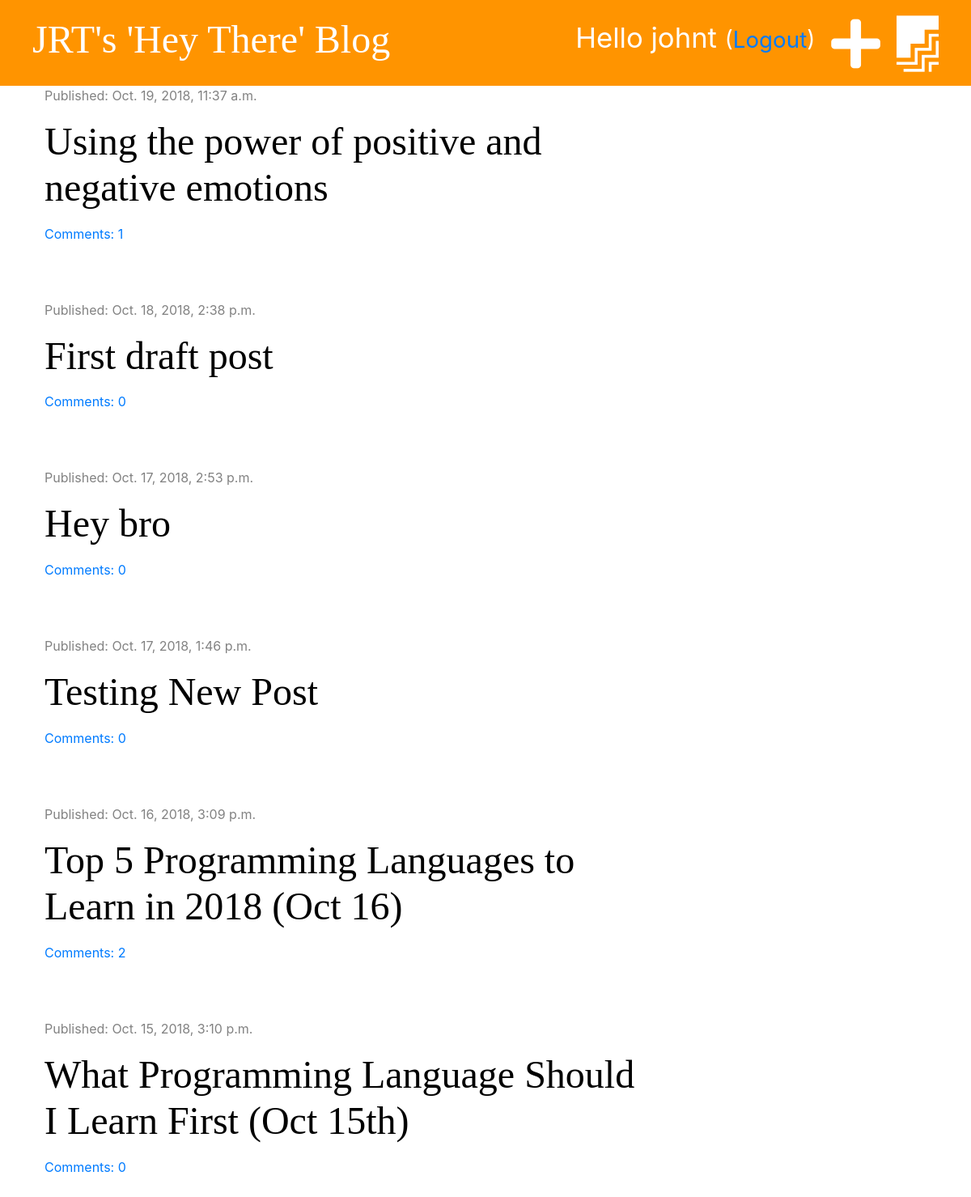
The app's page / (signed in) with its own data.
### blog/models.py (models this page shows, shortened)
class Post(models.Model):
    author = models.ForeignKey('auth.User', on_delete=models.CASCADE)
    title = models.CharField(max_length=200)
    text = models.TextField()
    created_date = models.DateTimeField(default=timezone.now)
    published_date = models.DateTimeField(blank=True, null=True)
    def approved_comments(self):
        return self.comments.filter(approved=True)

### blog/views.py (the view)
# urls.py: path('', views.post_list, name='post_list'),
def post_list(request):
    posts = Post.objects.filter(published_date__lte=timezone.now()).order_by('-published_date')
    stuff_for_front_end = {'posts': posts}
    return render(request, 'blog/post_list.html', stuff_for_front_end)

### blog/templatetags/markdownify.py (called while the page is built)
@register.filter
def markdown(value):
    renderer = HighlightRenderer()
    markdown = mistune.Markdown(renderer=renderer)
    return markdown(value)

### blog/templates/blog/post_list.html (shortened to what this page needs)
{% extends 'blog/base.html' %}
{% load markdownify %}
{% block content %}
    {% for post in posts %}
        <div class="post">
            <div class="date">
                <p>Published: {{ post.published_date }}</p>
            </div>
            <h1><a href="{% url 'post_detail' pk=post.pk %}">{{ post.title }}</a></h1>
            <a href="{% url 'post_detail' pk=post.pk %}">Comments: {{ post.approved_comments.count }}</a>
        </div>
    {% endfor %}
{% endblock %}

### blog/templates/blog/base.html (shortened to what this page needs)
{% load staticfiles %}
<html>
<head>
    <link rel="stylesheet" href="https://stackpath.bootstrapcdn.com/bootstrap/4.1.3/css/bootstrap.min.css">
    <link rel="stylesheet" href="{% static 'css/blog.css' %}">
    <link rel="stylesheet" href="https://use.fontawesome.com/releases/v5.4.1/css/all.css">
    <link rel="stylesheet" href="{% static 'css/zenburn.css' %}">
</head>
<body>
<div class="page-header">
    {% if user.is_authenticated %}
        <a href="{% url 'post_draft_list' %}" class="top-menu"><i class="fab fa-firstdraft fa-2x" style="color: white"></i></a>
        <a href="{% url 'post_new' %}" class="top-menu"><i class="fas fa-plus fa-2x" style="color: white"></i></a>
        <p class="top-menu">Hello {{ user.username }} <small>(<a href="{% url 'logout' %}">Logout</a>)</small></p>
    {% else %}
        <a href="{% url 'login' %}" class="top-menu"><i class="fas fa-sign-in-alt fa-2x" style="color: white"></i></a>
    {% endif %}
    <h1><a href="/">JRT's 'Hey There' Blog</a></h1>
</div>
<div class="content container">
    <div class="row">
        <div class="col-md-8">
            {% block content %}
            {% endblock %}
         </div>
    </div>
</div>
</body>
</html>

### blog/static/css/blog.css (style rules this page uses)
.page-header { background-color: #ff9400; margin-top: 0; padding: 20px 20px 20px 40px; }
.page-header h1, .page-header h1 a { color: #ffffff; font-size: 36pt; text-decoration: none; }
.content { margin-left: 40px; }
h1, h2, h3, h4 { font-family: 'Tangerine', 'Inconsolata', 'Droid Sans', serif; font-size: 48px; }
.date { color: #828282; }
.post { margin-bottom: 70px; }
.post h1 a { color: #000000; }
.top-menu, top-menu:hover { color: #ffffff; float: right; font-size: 26pt; margin-right: 20px; }

### records on screen
Post: published_date "Oct. 19, 2018, 11:37 a.m.", title "Using the power of positive and negative emotions", approved_comments.count "1"
Post: published_date "Oct. 18, 2018, 2:38 p.m.", title "First draft post", approved_comments.count "0"
Post: published_date "Oct. 17, 2018, 2:53 p.m.", title "Hey bro", approved_comments.count "0"
Post: published_date "Oct. 17, 2018, 1:46 p.m.", title "Testing New Post", approved_comments.count "0"
Post: published_date "Oct. 16, 2018, 3:09 p.m.", title "Top 5 Programming Languages to Learn in 2018 (Oct 16)", approved_comments.count "2"
Post: published_date "Oct. 15, 2018, 3:10 p.m.", title "What Programming Language Should I Learn First (Oct 15th)", approved_comments.count "0"

### other values on screen
{{ user.username }} "johnt"
